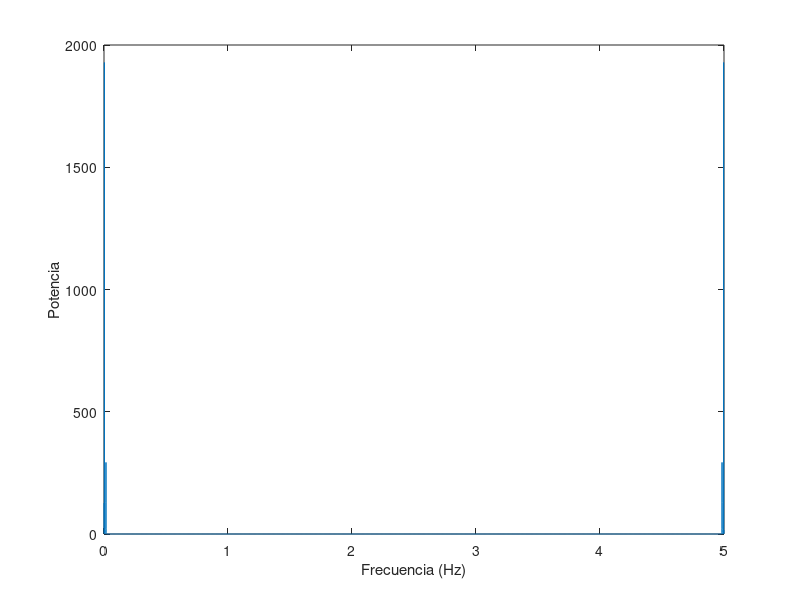

Reproduce this figure in MATLAB.
%%%  Programa que permite graficar una se;al senoidal, de acuerdo a lo que
%%%  el usuario especifique.

% Nombre> Ruben Estrada M.
% Fecha> 9 - Junio -2015


%Generar un vector de 8000 muestras que guarde el tiempo
tiempo = [0:1/7999:1];

%Crear un vector de 1's con 8mil datos.
temp = [0:(2*pi)/7999:2*pi];

%Crear el vector de la se;al a graficar
f = input('Ingresar frecuencia ');
Signal = sin(temp*f)+0.5*sin(temp*f*5)+ 0.2*sin(temp*f/10);


%Graficar la se;al vs el ector tiempo
plot(tiempo, Signal);


%Calcular la transformada de fourier
m = size(Signal,2);
n = pow2(nextpow2(m));
y = fft(Signal,n);
f1 = (0:n-1)*(f/n);
power = y.*conj(y)/n;

%Graficar la fft
plot(f1, power);
xlabel('Frecuencia (Hz)');
ylabel('Potencia');








